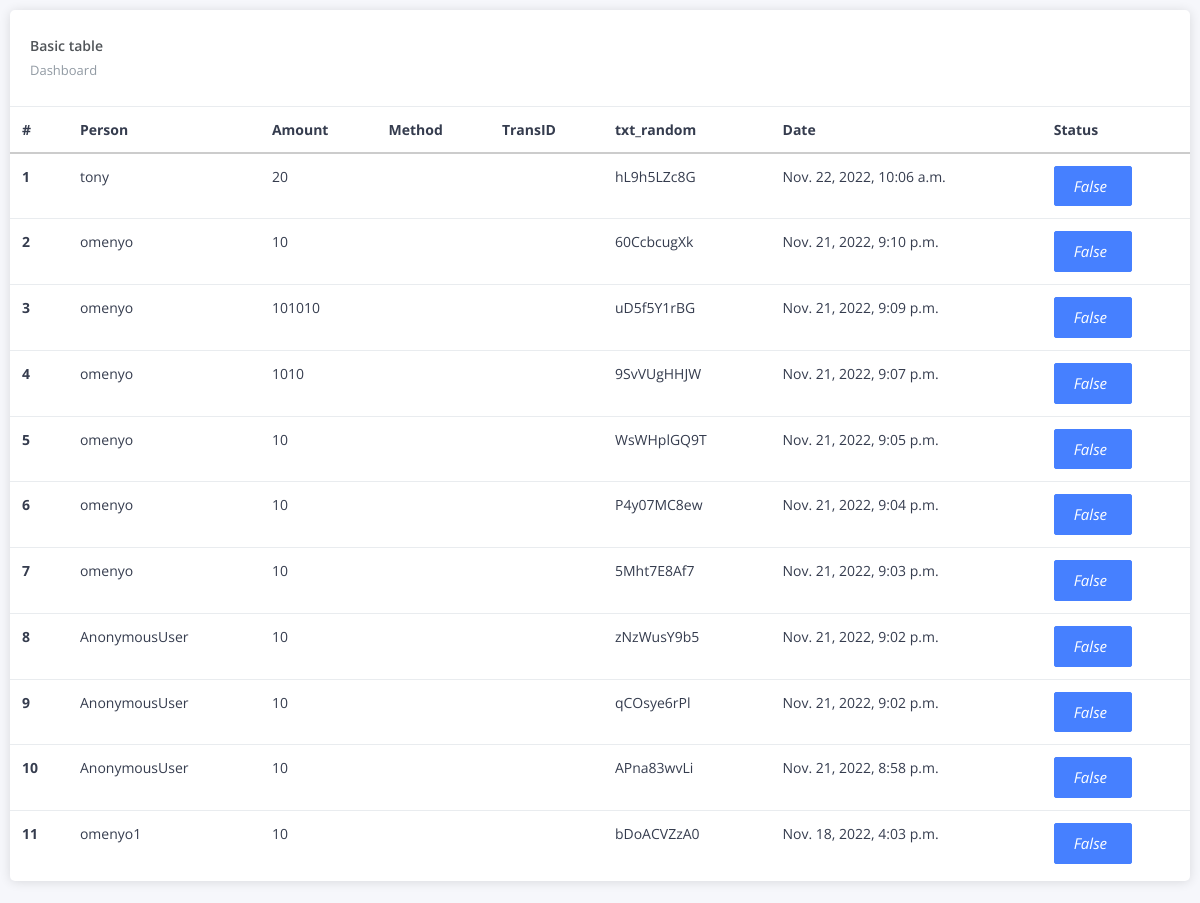
Page /deposit_table on the earlier database version.
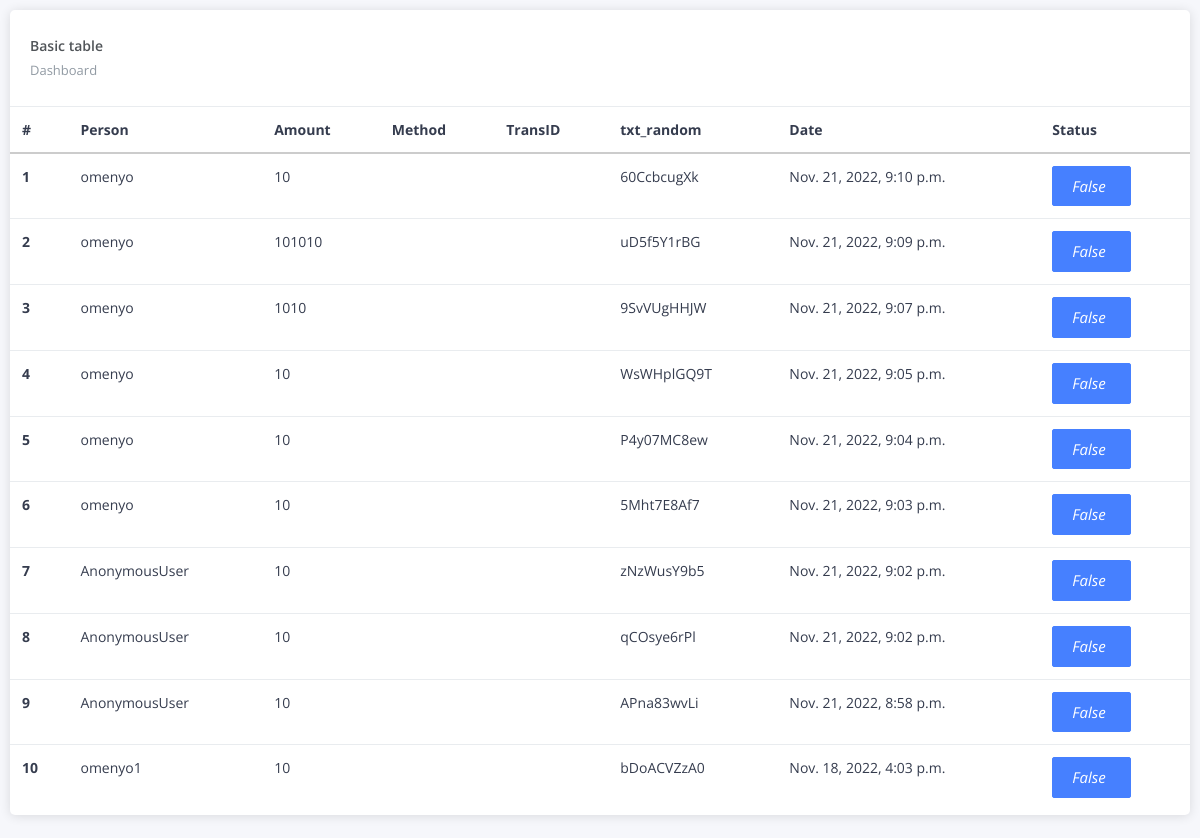
Same page on the later database version.
### main/models.py (models this page shows, shortened)
class Deposit(models.Model):
	person = models.CharField(max_length=1000)
	amount= models.CharField(max_length=1000)
	txt_random=models.CharField(max_length=1000, default=1)
	date_deposit =models.DateTimeField(default=datetime.datetime.today)
	status=models.BooleanField(default=False)
	class Meta:
		ordering = ('-date_deposit', )

### main/views.py (the view)
# urls.py: path('deposit_table', views.deposit_table, name='deposit_table'),
def deposit_table(request):
    deposits= Deposit.objects.filter(status=False)
    context={'deposits':deposits}
    return render(request,'super.html',context)

### templates/super.html (shortened to what this page needs)
{% extends 'base2.html' %}
{% load static %}
{% load crispy_forms_tags %}
{% block body %}
<div class="pcoded">
    <div class="pcoded-inner-content">
        <div class="main-body">
            <div class="page-body">
                <div class="card">
                    <div class="card-header">
                        <h5>Basic table</h5>
                        <a href="/admin/"><span>Dashboard</span></a>
                        <div class="card-header-right">    <ul class="list-unstyled card-option">        <li><i class="icofont icofont-simple-left "></i></li>        </ul></div>
                    </div>
                    <div class="card-block table-border-style">
                        <div class="table-responsive">
                            <table class="table">
                                <thead>
                                    <tr>
                                        <th>#</th>
                                        <th>Person</th>
                                        <th>Amount</th>
                                        <th>Method</th>
                                        <th>TransID</th>
                                        <th>txt_random</th>
                                        <th>Date</th>
                                        <th>Status</th>
                                    </tr>
                                </thead>
                                <tbody>
                                    {% for brand in deposits %}
                                    <tr>
                                        <th scope="row">{{ forloop.counter }}</th>
                                        <td>{{ brand.person }}</td>
                                        <td>{{ brand.amount }}</td>
                                        <td>{{ brand.method.name }}</td>
                                        <td>{{ brand.transID }}</td>
                                        <td>{{ brand.txt_random }}</td>
                                        <td>{{ brand.date_deposit }}</td>
                                        <td><a href="{% url 'deposit_update' brand.id %}" class="btn btn-primary">
                                        <i class="fa fa-edit">{{ brand.status }}</i>
                                        </a></td>
                                    </tr>
                                    {% endfor %}
                                </tbody>
                            </table>
                        </div>
                    </div>
                </div>
{% endblock %}

Differences in the rows shown:
no longer on this page (row edited): Deposit: person "tony", amount "20", txt_random "hL9h5LZc8G", date_deposit "Nov. 22, 2022, 10:06 a.m.", status "False"
